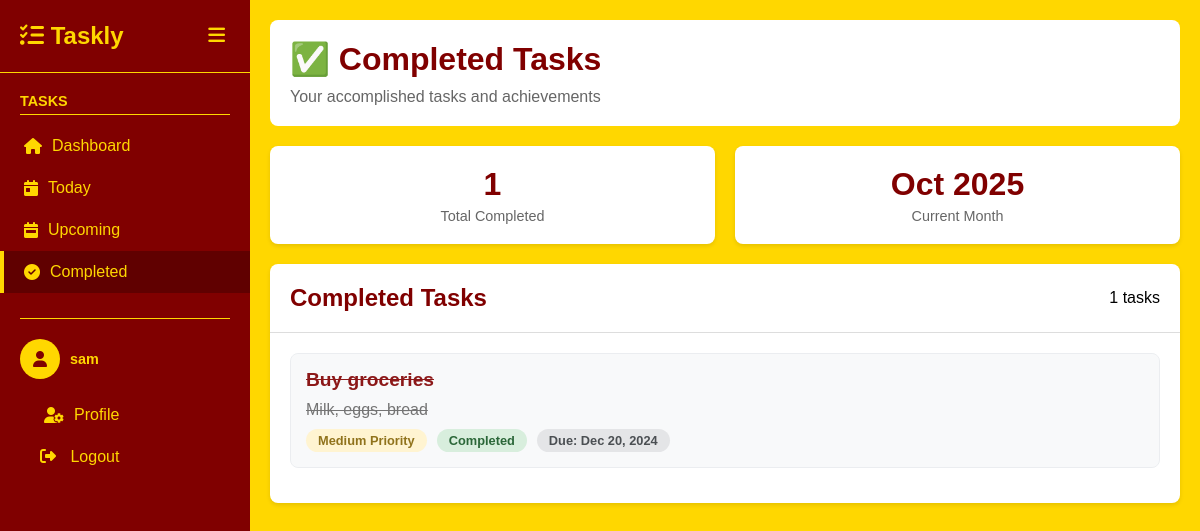
The page /completed.php (signed in) on the database its author committed.
### tables this page shows
CREATE TABLE `tasks` (
  `id` int(11) NOT NULL,
  `user_id` int(11) NOT NULL,
  `task_title` varchar(255) NOT NULL,
  `task_description` text DEFAULT NULL,
  `status` enum('pending','in progress','completed') DEFAULT 'pending',
  `priority` enum('low','medium','high') DEFAULT 'medium',
  `due_date` date DEFAULT NULL,
  `created_at` timestamp NOT NULL DEFAULT current_timestamp(),
  `updated_at` timestamp NOT NULL DEFAULT current_timestamp() ON UPDATE current_timestamp()
);

### completed.php (the view, shortened to what this page needs)
<?php
require 'connect.php';
$user_id = $_SESSION['user_id'];
$tasks = $con->query("SELECT * FROM tasks WHERE user_id = $user_id AND status = 'completed'");
?>
<!DOCTYPE html>
<html lang="en">
<head>
    <link rel="stylesheet" href="https://cdnjs.cloudflare.com/ajax/libs/font-awesome/6.4.0/css/all.min.css">
</head>
<body>
    <div class="sidebar" id="sidebar">
        <div class="logo">
            <h1><i class="fas fa-tasks"></i> Taskly</h1>
            <button class="toggle-btn" onclick="toggleSidebar()">
                <i class="fas fa-bars"></i>
            </button>
        </div>
        <div class="sidebar-section">
            <h3>Tasks</h3>
            <ul class="nav-menu">
                <li><a href="user.php">
                    <i class="fas fa-home"></i>
                    <span class="nav-text">Dashboard</span>
                </a></li>
                <li><a href="today.php">
                    <i class="fas fa-calendar-day"></i>
                    <span class="nav-text">Today</span>
                </a></li>
                <li><a href="upcoming.php">
                    <i class="fas fa-calendar-week"></i>
                    <span class="nav-text">Upcoming</span>
                </a></li>
                <li><a href="completed.php" class="active">
                    <i class="fas fa-check-circle"></i>
                    <span class="nav-text">Completed</span>
                </a></li>
            </ul>
        </div>
        <div class="sidebar-user">
            <div class="user-info">
                <div class="user-avatar">
                    <i class="fas fa-user"></i>
                </div>
                <div class="user-details">
                    <strong><?php echo $_SESSION['username']; ?></strong>
                </div>
            </div>
            <ul class="nav-menu">
                <li><a href="profile.php">
                    <i class="fas fa-user-cog"></i>
                    <span class="nav-text">Profile</span>
                </a></li>
                <li>
                    <form method="POST" action="logout.php" style="display: inline;">
                        <button type="submit" style="background: none; border: none; color: #FFD700; cursor: pointer; width: 100%; text-align: left; padding: 12px 20px; font-size: 1rem;" onclick="return confirm('Are you sure you want to logout?')">
                            <i class="fas fa-sign-out-alt"></i>
                            <span class="nav-text">Logout</span>
                        </button>
                    </form>
                </li>
            </ul>
        </div>
    </div>
    <div class="main-content">
        <div class="header">
            <h1>✅ Completed Tasks</h1>
            <p>Your accomplished tasks and achievements</p>
        </div>
        <div class="stats-grid">
            <div class="stat-card">
                <div class="stat-number"><?php echo $tasks->num_rows; ?></div>
                <div class="stat-label">Total Completed</div>
            </div>
            <div class="stat-card">
                <div class="stat-number"><?php echo date('M Y'); ?></div>
                <div class="stat-label">Current Month</div>
            </div>
        </div>
        <div class="content-box">
            <div class="box-header">
                <h2>Completed Tasks</h2>
                <span><?php echo $tasks->num_rows; ?> tasks</span>
            </div>
            <div class="task-list">
                <?php if($tasks->num_rows > 0): ?>
                    <?php while($t = $tasks->fetch_assoc()): ?>
                        <div class="task-item">
                            <h3><?php echo htmlspecialchars($t['task_title']); ?></h3>
                            <?php if(!empty($t['task_description'])): ?>
                                <p><?php echo htmlspecialchars($t['task_description']); ?></p>
                            <?php endif; ?>
                            <div class="task-meta">
                                <span class="meta-tag meta-priority-<?php echo strtolower($t['priority']); ?>">
                                    <?php echo ucfirst($t['priority']); ?> Priority
                                </span>
                                <span class="meta-tag meta-status-completed">
                                    Completed
                                </span>
                                <?php if(!empty($t['due_date'])): ?>
                                    <span class="meta-tag meta-due-date">
                                        Due: <?php echo date('M j, Y', strtotime($t['due_date'])); ?>
                                    </span>
                                <?php endif; ?>
                            </div>
                        </div>
                    <?php endwhile; ?>
                <?php endif; ?>
            </div>
        </div>
    </div>
</body>
</html>

### completed.php (style rules this page uses)
* { margin: 0; padding: 0; box-sizing: border-box; }
body { font-family: Arial, sans-serif; background-color: #FFD700; display: flex; min-height: 100vh; }
.sidebar { width: 250px; background: #800000; color: #FFD700; height: 100vh; padding: 20px 0; position: fixed; left: 0; top: 0; transition: width 0.3s ease; overflow-x: hidden; z-index: 1000; }
.logo { padding: 0 20px 20px; border-bottom: 1px solid #FFD700; margin-bottom: 20px; display: flex; justify-content: space-between; align-items: center; }
.logo h1 { font-size: 1.5rem; }
.toggle-btn { background: none; border: none; color: #FFD700; cursor: pointer; font-size: 1.2rem; padding: 5px; }
.nav-menu { list-style: none; }
.nav-menu li { padding: 0; }
.nav-menu a { display: flex; align-items: center; padding: 12px 20px; color: #FFD700; text-decoration: none; border-left: 4px solid transparent; transition: all 0.3s ease; }
.nav-text { margin-left: 10px; }
.nav-menu a:hover, .nav-menu a.active { background: #600000; border-left-color: #FFD700; }
.sidebar-section { margin-bottom: 25px; }
.sidebar-section h3 { color: #FFD700; font-size: 0.9rem; text-transform: uppercase; margin: 0 20px 10px; padding-bottom: 5px; border-bottom: 1px solid #FFD700; }
.sidebar-user { border-top: 1px solid #FFD700; padding-top: 20px; margin: 0 20px; }
.user-info { display: flex; align-items: center; margin-bottom: 15px; }
.user-avatar { width: 40px; height: 40px; background: #FFD700; color: #800000; border-radius: 50%; display: flex; align-items: center; justify-content: center; margin-right: 10px; }
.user-details { flex: 1; }
.user-details strong { display: block; color: #FFD700; font-size: 0.9rem; }
.main-content { flex: 1; padding: 20px; margin-left: 250px; transition: margin-left 0.3s ease; }
.header { background: white; padding: 20px; border-radius: 8px; margin-bottom: 20px; }
.header h1 { color: #800000; margin-bottom: 10px; }
.header p { color: #666; }
.content-box { background: white; border-radius: 8px; margin-bottom: 20px; box-shadow: 0 2px 4px rgba(0,0,0,0.1); }
.box-header { padding: 20px; border-bottom: 1px solid #ddd; display: flex; justify-content: space-between; align-items: center; }
.box-header h2 { color: #800000; }
.task-list { padding: 20px; }
.task-item { background: #f8f9fa; border: 1px solid #e9ecef; border-radius: 8px; padding: 15px; margin-bottom: 15px; transition: all 0.3s ease; opacity: 0.9; }
.task-item h3 { color: #800000; margin-bottom: 10px; font-size: 1.2rem; text-decoration: line-through; }
.task-item p { color: #666; text-decoration: line-through; }
.task-meta { display: flex; flex-wrap: wrap; gap: 10px; margin-top: 10px; }
.meta-tag { padding: 4px 12px; border-radius: 20px; font-size: 0.8rem; font-weight: 600; }
.meta-priority-medium { background: #fff3cd; color: #856404; }
.meta-status-completed { background: #d4edda; color: #155724; }
.meta-due-date { background: #e2e3e5; color: #383d41; }
.stats-grid { display: grid; grid-template-columns: repeat(auto-fit, minmax(200px, 1fr)); gap: 20px; margin-bottom: 20px; }
.stat-card { background: white; padding: 20px; border-radius: 8px; text-align: center; box-shadow: 0 2px 4px rgba(0,0,0,0.1); }
.stat-number { font-size: 2rem; font-weight: bold; color: #800000; margin-bottom: 5px; }
.stat-label { color: #666; font-size: 0.9rem; }

### rows shown on the page
tasks: task_title "Buy groceries", task_description "Milk, eggs, bread", priority "Medium", due_date "Dec 20, 2024"

### other values the page prints
$_SESSION['username'] "sam"
$tasks->num_rows "1"
